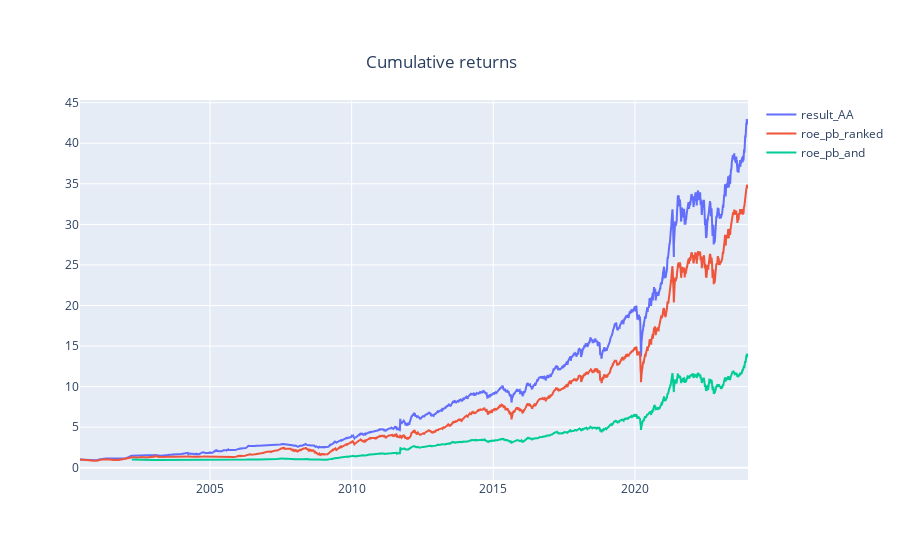

Notebook code cell kept with this figure:
### Code cell
combined = sim_conditions(dic, resample='M', data=data)
combined.plot_creturns()

### Figure 1 — Plotly figure (JSON) as saved in the notebook; plotly's stock layout.template omitted (floating-point values rounded to 4 significant figures; data arrays with more than 128 entries replaced by an {"elided": "..."} marker saying what was removed)
{"data": [{"hovertemplate": "%{meta}<br>Date:%{x}<br>Creturns:%{y}<extra></extra>", "meta": "result_AA", "mode": "lines", "name": "result_AA", "type": "scatter", "x": {"elided": "5836 str values"}, "y": {"elided": "5836 float values"}}, {"hovertemplate": "%{meta}<br>Date:%{x}<br>Creturns:%{y}<extra></extra>", "meta": "roe_pb_ranked", "mode": "lines", "name": "roe_pb_ranked", "type": "scatter", "x": {"elided": "5836 str values"}, "y": {"elided": "5836 float values"}}, {"hovertemplate": "%{meta}<br>Date:%{x}<br>Creturns:%{y}<extra></extra>", "meta": "roe_pb_and", "mode": "lines", "name": "roe_pb_and", "type": "scatter", "x": {"elided": "5374 str values"}, "y": {"elided": "5374 float values"}}], "layout": {"title": {"text": "Cumulative returns", "x": 0.49, "xanchor": "center", "y": 0.9, "yanchor": "top"}}}
